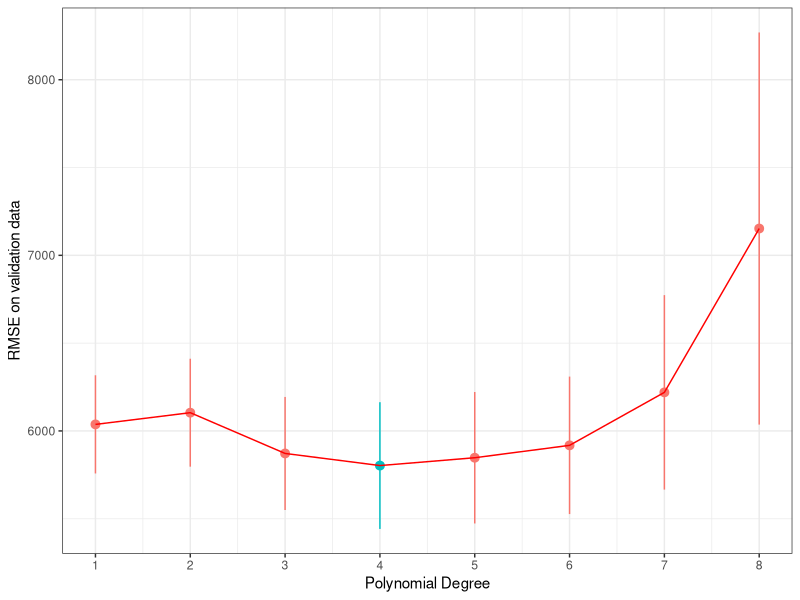
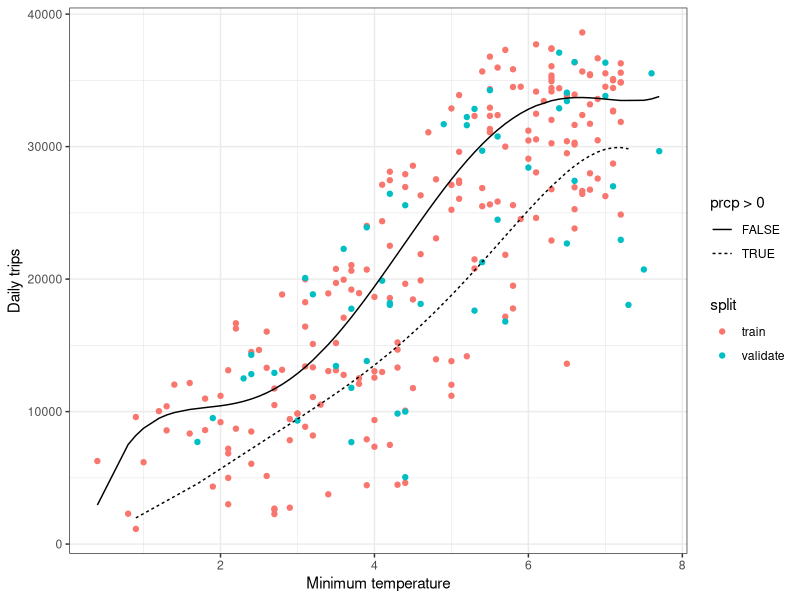
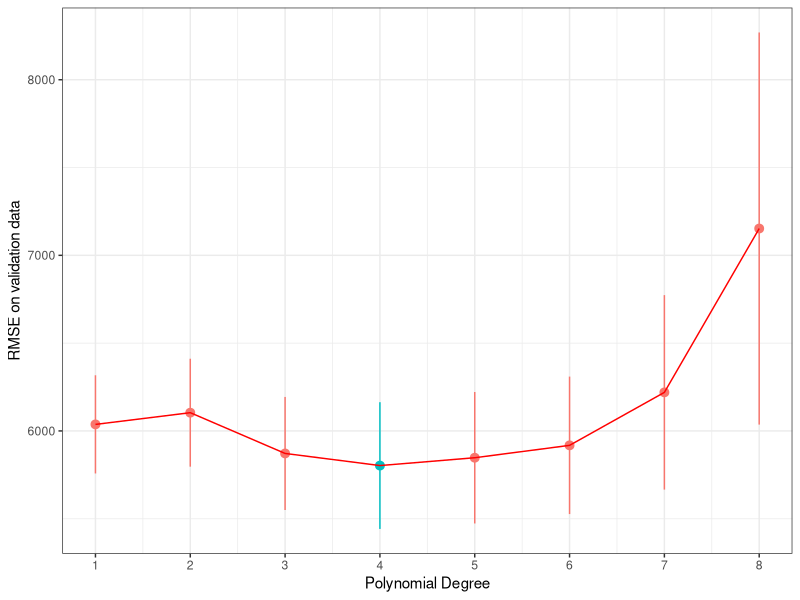
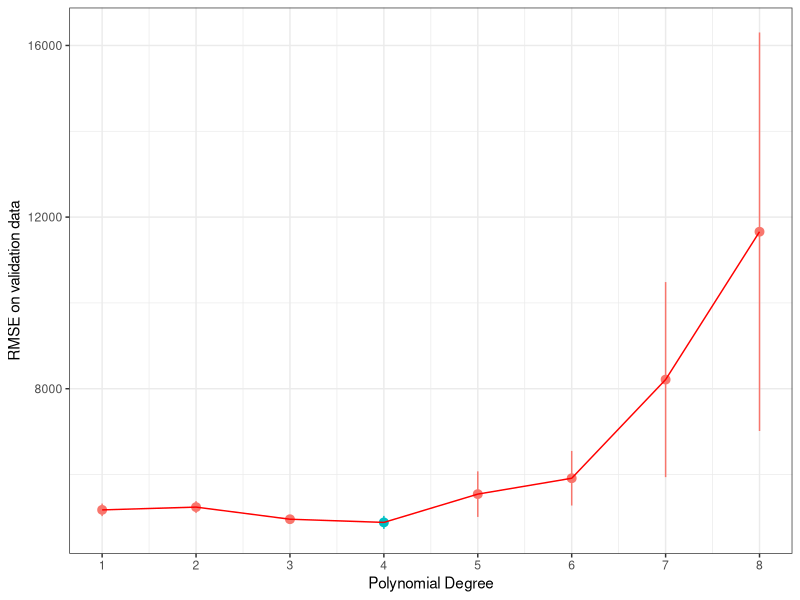
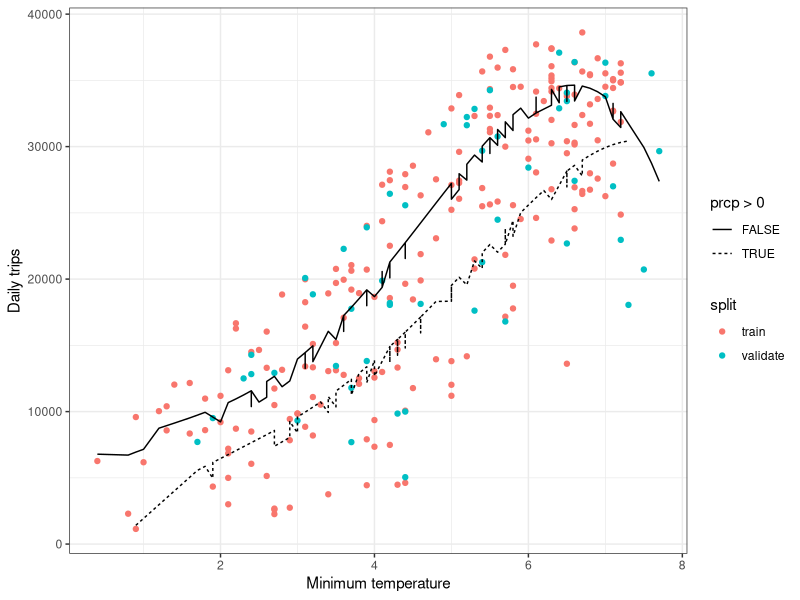

The R script that drew these images, in order:
## ---- chunk 1
library(tidyverse)
library(scales)
library(modelr)

theme_set(theme_bw())
knitr::opts_chunk$set(echo = TRUE)
## ---- chunk 2
trips_per_day <- read_tsv('trips_per_day.tsv')
trips_per_day <- trips_per_day %>% 
  mutate(dow = wday(ymd), is_weekend = as.numeric((dow > 5)))

head(trips_per_day)
## ---- chunk 3
set.seed(42)

num_days <- nrow(trips_per_day)
frac_model <- 0.9
num_model <- floor(num_days * frac_model)

# randomly sample rows for the training set 
ndx <- sample(1:num_days, num_model, replace=F)

# used to fit the model
trips_per_day_model <- trips_per_day[ndx, ]

# used to evaluate the fit
trips_per_day_final <- trips_per_day[-ndx, ]
## ---- chunk 4
set.seed(42)

num_days <- nrow(trips_per_day_model)
frac_train <- 0.8
num_train <- floor(num_days * frac_train)

# randomly sample rows for the training set 
ndx <- sample(1:num_days, num_train, replace=F)

# used to fit the model
trips_per_day_train <- trips_per_day_model[ndx, ]

# used to evaluate the fit
trips_per_day_validate <- trips_per_day_model[-ndx, ]
## ---- chunk 5
set.seed(42)
num_folds <- 5
num_days <- nrow(trips_per_day)

ndx <- sample(1:num_days, num_train, replace=F)

trips_per_day <- trips_per_day[ndx, ] %>%
  mutate(fold = (row_number() %% num_folds) + 1)

head(trips_per_day)


# fit a model for each polynomial degree
K <- 1:8
avg_validate_err <- c()
se_validate_err <- c()
for (k in K) {

  # do 5-fold cross-validation within each value of k
  validate_err <- c()
  for (f in 1:num_folds) {
    # fit on the training data
    trips_per_day_train <- filter(trips_per_day, fold != f)
    model <- lm(num_trips ~ poly(tmin, k, raw = T), data=trips_per_day_train)

    # evaluate on the validation data
    trips_per_day_validate <- filter(trips_per_day, fold == f)
    validate_err[f] <- sqrt(mean((predict(model, trips_per_day_validate) - trips_per_day_validate$num_trips)^2))
  }

  # compute the average validation error across folds
  # and the standard error on this estimate
  avg_validate_err[k] <- mean(validate_err)
  se_validate_err[k] <- sd(validate_err) / sqrt(num_folds)
}

# plot the validate error, highlighting the value of k with the lowest average error
plot_data <- data.frame(K, avg_validate_err, se_validate_err)
ggplot(plot_data, aes(x=K, y=avg_validate_err)) +
  geom_pointrange(aes(ymin=avg_validate_err - se_validate_err,
                      ymax=avg_validate_err + se_validate_err,
                      color=avg_validate_err == min(avg_validate_err))) +
  geom_line(color = "red") +
  scale_x_continuous(breaks=1:12) +
  theme(legend.position="none") +
  xlab('Polynomial Degree') +
  ylab('RMSE on validation data')

# a fourth degree polynomial is a reasonable choice, but we also see that there's a fair bit of uncertainty on our estimate
     
## ---- chunk 6
model <- lm(num_trips ~ poly(tmin, 5, raw = T) * I(prcp > 0), data=trips_per_day_train)


trips_per_day_train <- trips_per_day_train %>%
  add_predictions(model) %>%
  mutate(split = "train")
trips_per_day_validate <- trips_per_day_validate %>%
  add_predictions(model) %>%
  mutate(split = "validate")
plot_data <- bind_rows(trips_per_day_train, trips_per_day_validate)

ggplot(plot_data, aes(x = tmin, y = num_trips)) +
  geom_point(aes(color = split)) +
  geom_line(aes(y = pred, linetype = prcp > 0)) +
  xlab('Minimum temperature') +
  ylab('Daily trips') +
  scale_y_continuous()

plot_data <- data.frame(K, avg_validate_err, se_validate_err)
ggplot(plot_data, aes(x=K, y=avg_validate_err)) +
  geom_pointrange(aes(ymin=avg_validate_err - se_validate_err,
                      ymax=avg_validate_err + se_validate_err,
                      color=avg_validate_err == min(avg_validate_err))) +
  geom_line(color = "red") +
  scale_x_continuous(breaks=1:12) +
  theme(legend.position="none") +
  xlab('Polynomial Degree') +
  ylab('RMSE on validation data')
## ---- chunk 7
K <- 1:8
avg_validate_err <- c()
se_validate_err <- c()
for (k in K) {

  # do 5-fold cross-validation within each value of k
  validate_err <- c()
  for (f in 1:num_folds) {
    # fit on the training data
    trips_per_day_train <- filter(trips_per_day, fold != f)
    model <- lm(num_trips ~ poly(tmin, k, raw = T)*I(prcp > 0) + is_weekend, trips_per_day_train)

    # evaluate on the validation data
    trips_per_day_validate <- filter(trips_per_day, fold == f)
    validate_err[f] <- sqrt(mean((predict(model, trips_per_day_validate) - trips_per_day_validate$num_trips)^2))
  }

  # compute the average validation error across folds
  # and the standard error on this estimate
  avg_validate_err[k] <- mean(validate_err)
  se_validate_err[k] <- sd(validate_err) / sqrt(num_folds)
}
plot_data <- data.frame(K, avg_validate_err, se_validate_err)
ggplot(plot_data, aes(x=K, y=avg_validate_err)) +
  geom_pointrange(aes(ymin=avg_validate_err - se_validate_err,
                      ymax=avg_validate_err + se_validate_err,
                      color=avg_validate_err == min(avg_validate_err))) +
  geom_line(color = "red") +
  scale_x_continuous(breaks=1:12) +
  theme(legend.position="none") +
  xlab('Polynomial Degree') +
  ylab('RMSE on validation data')
## ---- chunk 8
model <- lm(num_trips ~ poly(tmin, 4, raw = T) * I(prcp > 0) + is_weekend, trips_per_day_train)

save(model, file = "predict_citibike.Rdata")

trips_per_day_train <- trips_per_day_train %>%
  add_predictions(model) %>%
  mutate(split = "train")
trips_per_day_validate <- trips_per_day_validate %>%
  add_predictions(model) %>%
  mutate(split = "validate")
plot_data <- bind_rows(trips_per_day_train, trips_per_day_validate)

ggplot(plot_data, aes(x = tmin, y = num_trips)) +
  geom_point(aes(color = split)) +
  geom_line(aes(y = pred, linetype = prcp > 0)) +
  xlab('Minimum temperature') +
  ylab('Daily trips') +
  scale_y_continuous()
